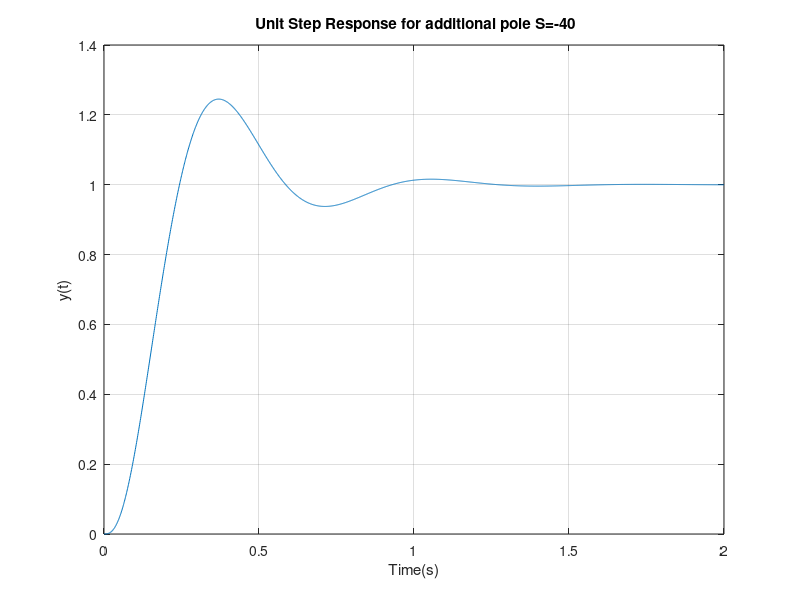

The MATLAB script that drew this image:
num=[0  0 0 4000]
den=[1 48 420 4000]
CIR1=tf(num,den)
t=(0:0.001:2)
y= step(CIR1,t)
plot(t,y)
ylabel('y(t)')
xlabel('Time(s)'),grid
title(' Unit Step Response for additional pole S=-40')
